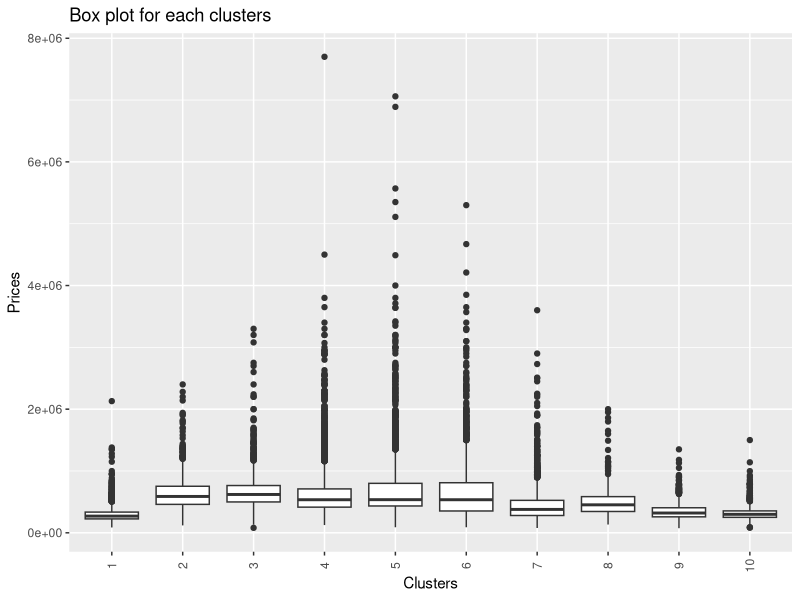

Reproduce this figure in R.
# Load library
library(ggplot2)

# Load your data (assuming your data frame is named 'data_frame')
data = read.csv("data/derived/location_clustered.csv")

# Create the boxplot using ggplot
box = ggplot(data, aes(x = factor(cluster), y = price)) + 
  # Add box plot
  geom_boxplot() +
  # Add plot title
  labs(title = "Box plot for each clusters",
       # Label for x-axis
       x = "Clusters",
       # Label for y-axis
       y = "Prices") +  
  theme(axis.text.x = element_text(angle = 90, vjust = 0.5))

# Save the plot
ggsave(filename = "Box.png",
       plot = box,
       device = 'png', 
       path = "www/figures",
       width = 8,   # Width of the plot in inches
       height = 6,  # Height of the plot in inches
       dpi = 300)
